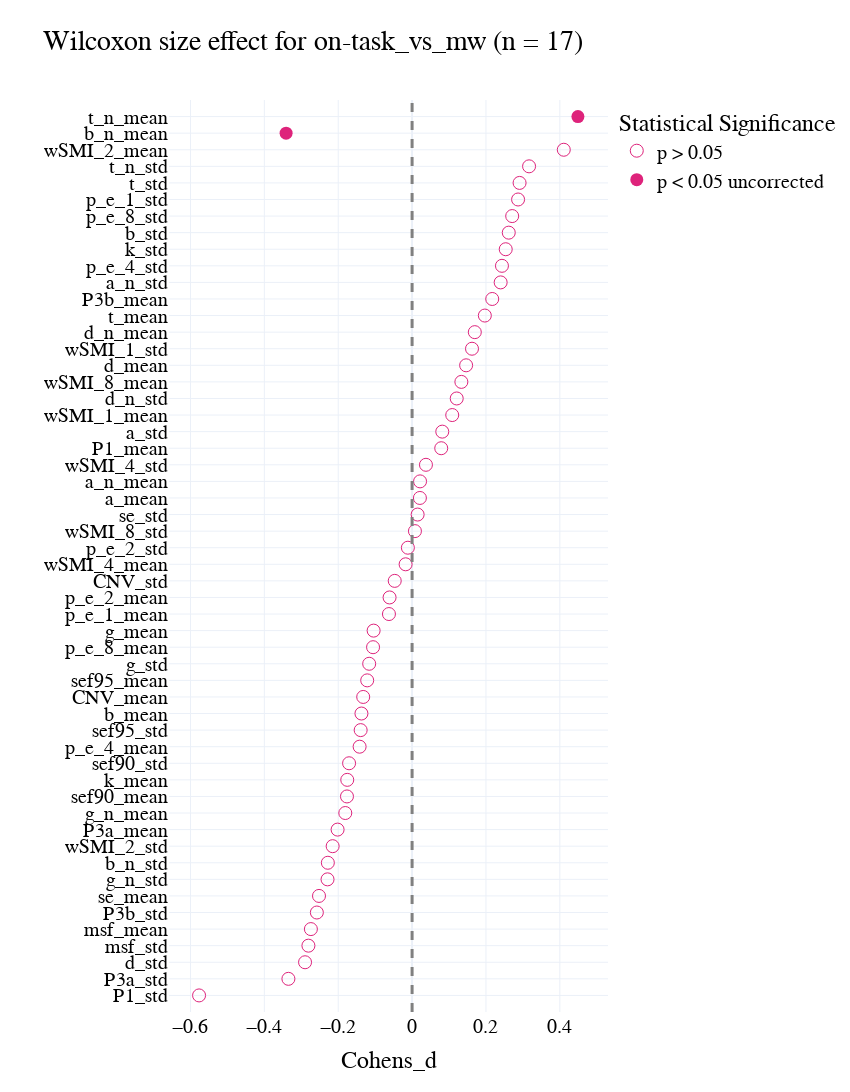
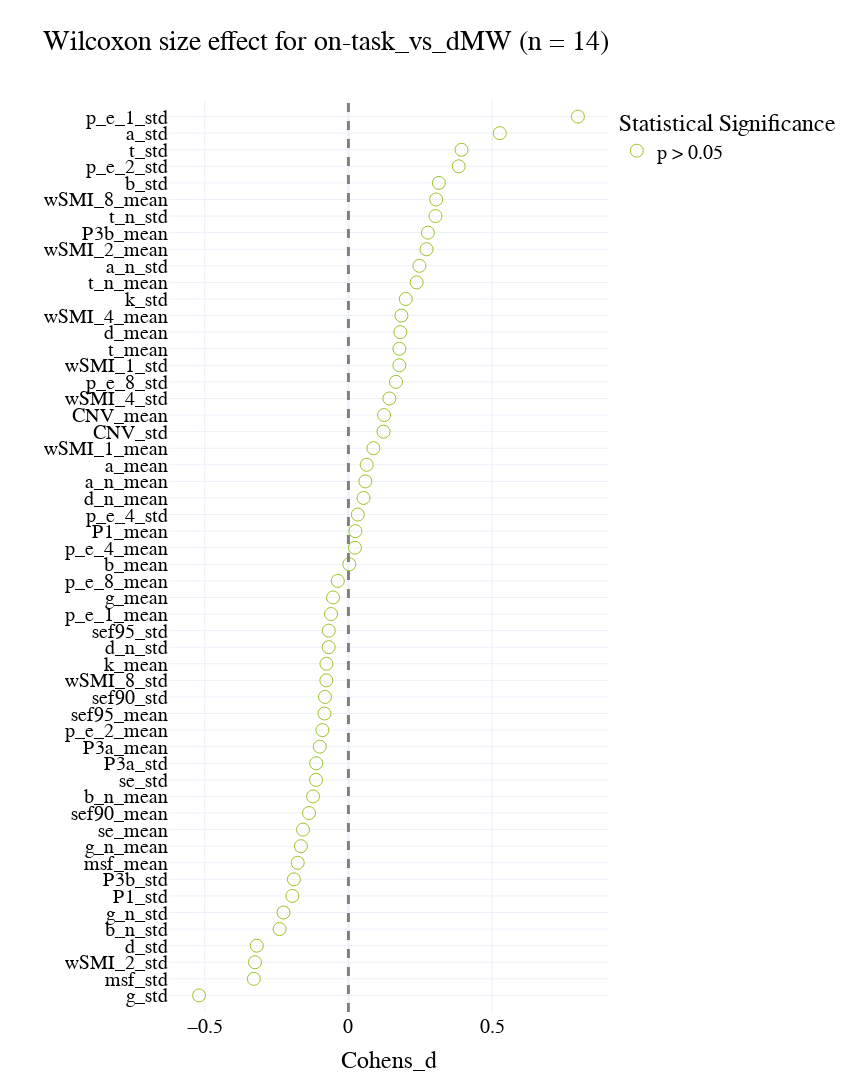
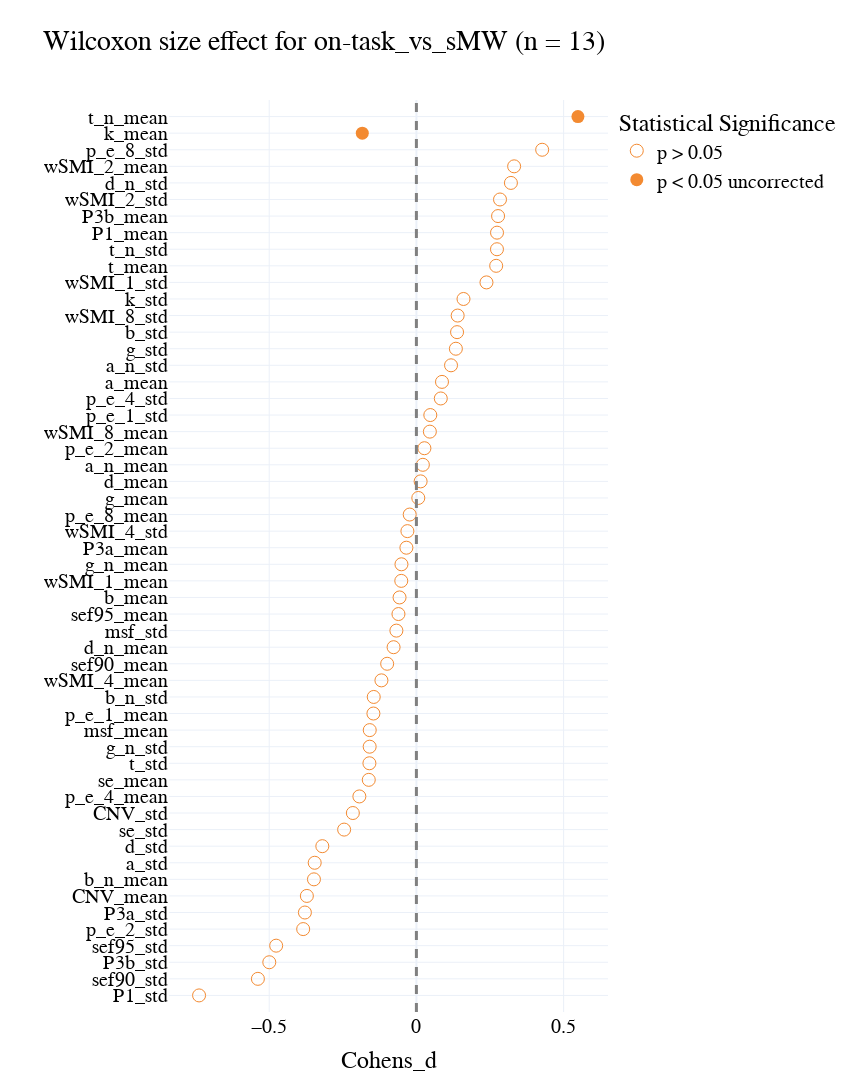
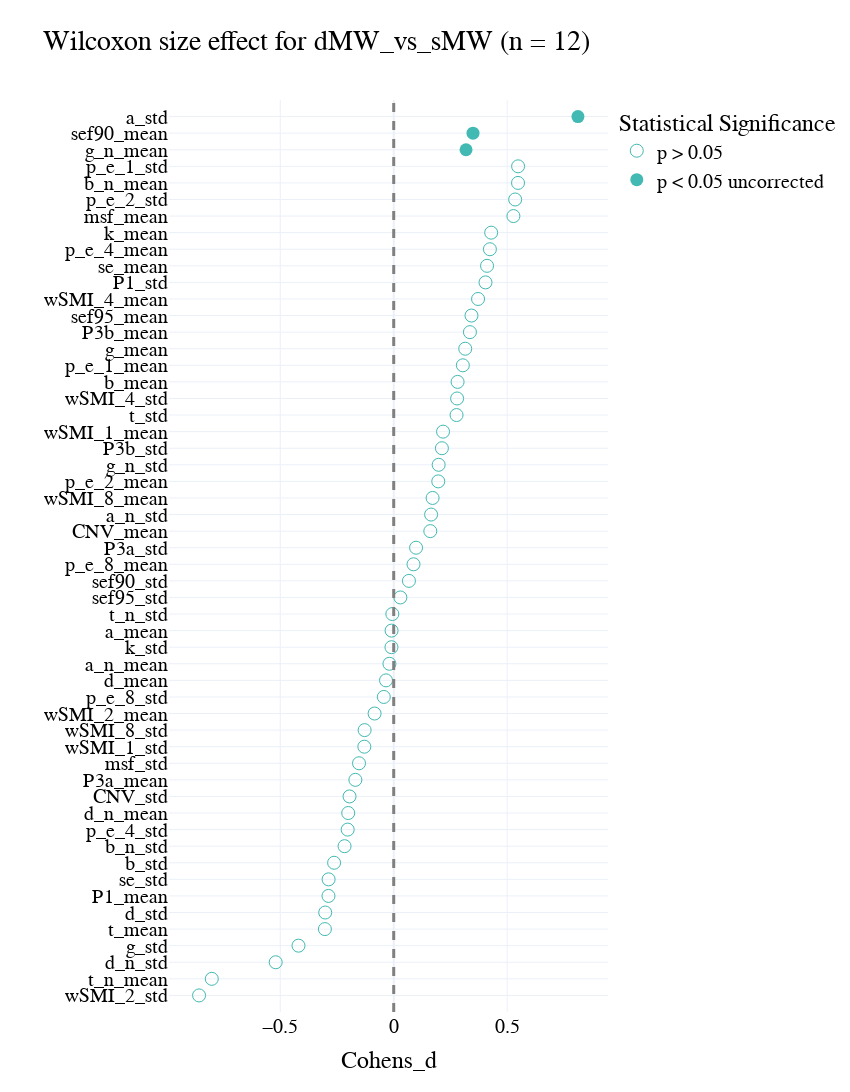

Notebook code for these charts, in order:
### Markdown cell above
# On-task vs Off-task

### Code cell
for idx, contrast in enumerate(comparisons):

    df_mind = preprocess_data(df_markers, markers, probe_type = 'PC', comparison= contrast, only_full_participants=True, average_participants=True,latex_names=False, results_path=None)
    print('Participants included in analysis:', df_mind.shape[0]/2)


    AUC = []
    pvalues = {}
    effect_sizes = {}
    for i in df_mind.drop(['participant', 'mind_numeric'], axis=1).columns:
        mind_0 = df_mind.query("mind_numeric == 0")[i]
        mind_1 = df_mind.query("mind_numeric == 1")[i]
        auc = roc_auc_score(df_mind['mind_numeric'], df_mind[i])
        AUC.append([i, auc])
        test_result = wilcoxon(x=mind_0, y=mind_1, alternative='two-sided', zero_method='zsplit')
        pvalues[i] = test_result.pvalue
        n1 = len(mind_0) 
        n2 = len(mind_1)
        rank_biserial = (2 * test_result.statistic) / (n1 * n2) - 1
        delta = cliffs_delta(mind_0, mind_1)
        d = cohens_d(mind_0, mind_1)
        r = rosenthals_r(test_result.statistic, n1)

        effect_sizes[i] = (rank_biserial, delta, d, r)

    wilcoxon_df = pd.DataFrame.from_dict(pvalues, orient='index', columns=['p_value']).reset_index().rename(columns={'index': 'markers'})
    wilcoxon_df['AUC'] = wilcoxon_df['markers'].map(dict(AUC))

    # Adding effect sizes to the DataFrame
    wilcoxon_df['Rank_Biserial'] = wilcoxon_df['markers'].apply(lambda x: effect_sizes[x][0])
    wilcoxon_df['Cliffs_Delta'] = wilcoxon_df['markers'].apply(lambda x: effect_sizes[x][1])
    wilcoxon_df['Cohens_d'] = wilcoxon_df['markers'].apply(lambda x: effect_sizes[x][2])
    wilcoxon_df['Rosenthals_r'] = wilcoxon_df['markers'].apply(lambda x: effect_sizes[x][3])
    


    wilcoxon_df = (wilcoxon_df
                .assign(
                        p_corrected = lambda df: multipletests(df.p_value, method='fdr_bh')[1],
                        significant = lambda df: np.select([(df.p_value < 0.05) & (df.p_corrected < 0.05), (df.p_value < 0.05) & (df.p_corrected > 0.05),  
                                                    (df.p_value > 0.05) & (df.p_corrected > 0.05)], ['p < 0.05 FDR corrected','p < 0.05 uncorrected', 'p > 0.05'])
                    )
            )


    wilcoxon_df.to_csv(os.path.join(results_path,f'wilcoxon_{contrast}.csv'))


    # segment_mind_roc = segment_mind_roc.sort_values(by = 'AUC', ascending = False).head(10).append(segment_mind_roc.sort_values(by = 'AUC', ascending = False).tail(10))

    fig = px.scatter(wilcoxon_df.sort_values(by = 'Cohens_d'),x = 'Cohens_d', y = 'markers', template = "plotly_white", symbol = 'significant', 
                    symbol_sequence = ['circle-open','circle','hexagram' ],
    #                  color = 'significant',
                    color_discrete_sequence = [colors[idx]], 
                    title= f'Wilcoxon size effect for {contrast} (n = {int(df_mind.shape[0]/2)})',
                    
                    category_orders = {'significant': ['p > 0.05','p < 0.05 uncorrected', 'p < 0.05 FDR corrected']},
                    labels = {
                        'AUC': '1>0                      0<1', 
                            'significant': 'Statistical Significance', 'markers':''}
                    )
    fig.add_vline(x=0, line_width=3, line_dash="dash", line_color="grey")
    fig.update_traces(marker=dict(size = 13))

    fig.update_layout(
        width=850,
        height=1300,
    #     autosize = True, 
        template = 'plotly_white',
            font=dict(
            family="Times new roman",
            size=20,
            color="black"
        ),
        xaxis = dict(
                visible=True,
                # range = [0.25,0.70], 
                tickfont = {"size": 20},
            ),
        yaxis = dict(
            tickfont = {"size": 20},
            autorange = False,    
            automargin = True,
            range = [-1,len(wilcoxon_df)],
            dtick = 1
            ),
        showlegend=True, 

    )

    fig.show()

    fig.write_image(os.path.join(fig_path,f'wilcoxon_{contrast}.png'))
    fig.write_image(os.path.join(fig_path,f'wilcoxon_{contrast}.pdf'))

### Figure 1 — Plotly figure (JSON) as saved in the notebook; plotly's stock layout.template omitted (floating-point values rounded to 4 significant figures)
{"data": [{"hovertemplate": "Statistical Significance=p > 0.05<br>Cohens_d=%{x}<br>=%{y}<extra></extra>", "legendgroup": "p > 0.05", "marker": {"color": "#DE237B", "size": 13, "symbol": "circle-open"}, "mode": "markers", "name": "p > 0.05", "orientation": "h", "showlegend": true, "type": "scatter", "x": [-0.5767, -0.3348, -0.2898, -0.2807, -0.274, -0.2578, -0.252, -0.2289, -0.2281, -0.2151, -0.2017, -0.1808, -0.1763, -0.1756, -0.1706, -0.1421, -0.1393, -0.1371, -0.1323, -0.1215, -0.1162, -0.1057, -0.1042, -0.06265, -0.06099, -0.04702, -0.01756, -0.01142, 0.007686, 0.01498, 0.02113, 0.02157, 0.03754, 0.07887, 0.08169, 0.1087, 0.1208, 0.1334, 0.1463, 0.1622, 0.1698, 0.197, 0.217, 0.2398, 0.2433, 0.2535, 0.2617, 0.271, 0.287, 0.291, 0.3167, 0.4107], "xaxis": "x", "y": ["P1_std", "P3a_std", "d_std", "msf_std", "msf_mean", "P3b_std", "se_mean", "g_n_std", "b_n_std", "wSMI_2_std", "P3a_mean", "g_n_mean", "sef90_mean", "k_mean", "sef90_std", "p_e_4_mean", "sef95_std", "b_mean", "CNV_mean", "sef95_mean", "g_std", "p_e_8_mean", "g_mean", "p_e_1_mean", "p_e_2_mean", "CNV_std", "wSMI_4_mean", "p_e_2_std", "wSMI_8_std", "se_std", "a_mean", "a_n_mean", "wSMI_4_std", "P1_mean", "a_std", "wSMI_1_mean", "d_n_std", "wSMI_8_mean", "d_mean", "wSMI_1_std", "d_n_mean", "t_mean", "P3b_mean", "a_n_std", "p_e_4_std", "k_std", "b_std", "p_e_8_std", "p_e_1_std", "t_std", "t_n_std", "wSMI_2_mean"], "yaxis": "y"}, {"hovertemplate": "Statistical Significance=p < 0.05 uncorrected<br>Cohens_d=%{x}<br>=%{y}<extra></extra>", "legendgroup": "p < 0.05 uncorrected", "marker": {"color": "#DE237B", "size": 13, "symbol": "circle"}, "mode": "markers", "name": "p < 0.05 uncorrected", "orientation": "h", "showlegend": true, "type": "scatter", "x": [-0.3411, 0.449], "xaxis": "x", "y": ["b_n_mean", "t_n_mean"], "yaxis": "y"}], "layout": {"font": {"color": "black", "family": "Times new roman", "size": 20}, "height": 1300, "legend": {"title": {"text": "Statistical Significance"}, "tracegroupgap": 0}, "shapes": [{"line": {"color": "grey", "dash": "dash", "width": 3}, "type": "line", "x0": 0, "x1": 0, "xref": "x", "y0": 0, "y1": 1, "yref": "y domain"}], "showlegend": true, "title": {"text": "Wilcoxon size effect for on-task_vs_mw (n = 17)"}, "width": 850, "xaxis": {"anchor": "y", "domain": [0, 1], "tickfont": {"size": 20}, "title": {"text": "Cohens_d"}, "visible": true}, "yaxis": {"anchor": "x", "automargin": true, "autorange": false, "domain": [0, 1], "dtick": 1, "range": [-1, 54], "tickfont": {"size": 20}, "title": {"text": ""}}}}

### Figure 2 — Plotly figure (JSON) as saved in the notebook; plotly's stock layout.template omitted (floating-point values rounded to 4 significant figures)
{"data": [{"hovertemplate": "Statistical Significance=p > 0.05<br>Cohens_d=%{x}<br>=%{y}<extra></extra>", "legendgroup": "p > 0.05", "marker": {"color": "#9AC529", "size": 13, "symbol": "circle-open"}, "mode": "markers", "name": "p > 0.05", "orientation": "h", "showlegend": true, "type": "scatter", "x": [-0.5198, -0.3291, -0.3252, -0.3189, -0.2394, -0.2259, -0.1951, -0.1898, -0.1765, -0.1654, -0.158, -0.1372, -0.1231, -0.1126, -0.1121, -0.09974, -0.09055, -0.08336, -0.08166, -0.07684, -0.07645, -0.06879, -0.06839, -0.06032, -0.05364, -0.03701, 0.003068, 0.02267, 0.02421, 0.0327, 0.05258, 0.05872, 0.06359, 0.08693, 0.1221, 0.1241, 0.1425, 0.1654, 0.1772, 0.1774, 0.1806, 0.1844, 0.1996, 0.2374, 0.2471, 0.2717, 0.2766, 0.3029, 0.3052, 0.3147, 0.3838, 0.3935, 0.5268, 0.7986], "xaxis": "x", "y": ["g_std", "msf_std", "wSMI_2_std", "d_std", "b_n_std", "g_n_std", "P1_std", "P3b_std", "msf_mean", "g_n_mean", "se_mean", "sef90_mean", "b_n_mean", "se_std", "P3a_std", "P3a_mean", "p_e_2_mean", "sef95_mean", "sef90_std", "wSMI_8_std", "k_mean", "d_n_std", "sef95_std", "p_e_1_mean", "g_mean", "p_e_8_mean", "b_mean", "p_e_4_mean", "P1_mean", "p_e_4_std", "d_n_mean", "a_n_mean", "a_mean", "wSMI_1_mean", "CNV_std", "CNV_mean", "wSMI_4_std", "p_e_8_std", "wSMI_1_std", "t_mean", "d_mean", "wSMI_4_mean", "k_std", "t_n_mean", "a_n_std", "wSMI_2_mean", "P3b_mean", "t_n_std", "wSMI_8_mean", "b_std", "p_e_2_std", "t_std", "a_std", "p_e_1_std"], "yaxis": "y"}], "layout": {"font": {"color": "black", "family": "Times new roman", "size": 20}, "height": 1300, "legend": {"title": {"text": "Statistical Significance"}, "tracegroupgap": 0}, "shapes": [{"line": {"color": "grey", "dash": "dash", "width": 3}, "type": "line", "x0": 0, "x1": 0, "xref": "x", "y0": 0, "y1": 1, "yref": "y domain"}], "showlegend": true, "title": {"text": "Wilcoxon size effect for on-task_vs_dMW (n = 14)"}, "width": 850, "xaxis": {"anchor": "y", "domain": [0, 1], "tickfont": {"size": 20}, "title": {"text": "Cohens_d"}, "visible": true}, "yaxis": {"anchor": "x", "automargin": true, "autorange": false, "domain": [0, 1], "dtick": 1, "range": [-1, 54], "tickfont": {"size": 20}, "title": {"text": ""}}}}

### Figure 3 — Plotly figure (JSON) as saved in the notebook; plotly's stock layout.template omitted (floating-point values rounded to 4 significant figures)
{"data": [{"hovertemplate": "Statistical Significance=p > 0.05<br>Cohens_d=%{x}<br>=%{y}<extra></extra>", "legendgroup": "p > 0.05", "marker": {"color": "#F38A31", "size": 13, "symbol": "circle-open"}, "mode": "markers", "name": "p > 0.05", "orientation": "h", "showlegend": true, "type": "scatter", "x": [-0.7382, -0.5384, -0.4997, -0.4763, -0.3846, -0.3788, -0.3721, -0.348, -0.3454, -0.3196, -0.2455, -0.2159, -0.1937, -0.1618, -0.1596, -0.1587, -0.1585, -0.146, -0.1449, -0.1188, -0.09933, -0.07753, -0.06797, -0.06094, -0.05723, -0.05135, -0.05075, -0.03396, -0.03057, -0.02271, 0.006461, 0.01433, 0.02194, 0.02721, 0.04573, 0.04726, 0.08287, 0.08693, 0.1176, 0.1341, 0.1381, 0.1402, 0.16, 0.238, 0.271, 0.2737, 0.2739, 0.2774, 0.284, 0.321, 0.332, 0.4272], "xaxis": "x", "y": ["P1_std", "sef90_std", "P3b_std", "sef95_std", "p_e_2_std", "P3a_std", "CNV_mean", "b_n_mean", "a_std", "d_std", "se_std", "CNV_std", "p_e_4_mean", "se_mean", "t_std", "g_n_std", "msf_mean", "p_e_1_mean", "b_n_std", "wSMI_4_mean", "sef90_mean", "d_n_mean", "msf_std", "sef95_mean", "b_mean", "wSMI_1_mean", "g_n_mean", "P3a_mean", "wSMI_4_std", "p_e_8_mean", "g_mean", "d_mean", "a_n_mean", "p_e_2_mean", "wSMI_8_mean", "p_e_1_std", "p_e_4_std", "a_mean", "a_n_std", "g_std", "b_std", "wSMI_8_std", "k_std", "wSMI_1_std", "t_mean", "t_n_std", "P1_mean", "P3b_mean", "wSMI_2_std", "d_n_std", "wSMI_2_mean", "p_e_8_std"], "yaxis": "y"}, {"hovertemplate": "Statistical Significance=p < 0.05 uncorrected<br>Cohens_d=%{x}<br>=%{y}<extra></extra>", "legendgroup": "p < 0.05 uncorrected", "marker": {"color": "#F38A31", "size": 13, "symbol": "circle"}, "mode": "markers", "name": "p < 0.05 uncorrected", "orientation": "h", "showlegend": true, "type": "scatter", "x": [-0.1838, 0.5487], "xaxis": "x", "y": ["k_mean", "t_n_mean"], "yaxis": "y"}], "layout": {"font": {"color": "black", "family": "Times new roman", "size": 20}, "height": 1300, "legend": {"title": {"text": "Statistical Significance"}, "tracegroupgap": 0}, "shapes": [{"line": {"color": "grey", "dash": "dash", "width": 3}, "type": "line", "x0": 0, "x1": 0, "xref": "x", "y0": 0, "y1": 1, "yref": "y domain"}], "showlegend": true, "title": {"text": "Wilcoxon size effect for on-task_vs_sMW (n = 13)"}, "width": 850, "xaxis": {"anchor": "y", "domain": [0, 1], "tickfont": {"size": 20}, "title": {"text": "Cohens_d"}, "visible": true}, "yaxis": {"anchor": "x", "automargin": true, "autorange": false, "domain": [0, 1], "dtick": 1, "range": [-1, 54], "tickfont": {"size": 20}, "title": {"text": ""}}}}

### Figure 4 — Plotly figure (JSON) as saved in the notebook; plotly's stock layout.template omitted (floating-point values rounded to 4 significant figures)
{"data": [{"hovertemplate": "Statistical Significance=p > 0.05<br>Cohens_d=%{x}<br>=%{y}<extra></extra>", "legendgroup": "p > 0.05", "marker": {"color": "#42B9B2", "size": 13, "symbol": "circle-open"}, "mode": "markers", "name": "p > 0.05", "orientation": "h", "showlegend": true, "type": "scatter", "x": [-0.8581, -0.8021, -0.5203, -0.4198, -0.3035, -0.302, -0.2876, -0.2871, -0.2629, -0.2168, -0.2029, -0.2006, -0.1948, -0.1691, -0.153, -0.1296, -0.1283, -0.0844, -0.04371, -0.03398, -0.01882, -0.009953, -0.009475, -0.006071, 0.02927, 0.06704, 0.08722, 0.09859, 0.1612, 0.1648, 0.1713, 0.1963, 0.1981, 0.2124, 0.2174, 0.277, 0.2794, 0.2816, 0.3048, 0.3152, 0.336, 0.3429, 0.3718, 0.4046, 0.4114, 0.424, 0.4296, 0.5277, 0.5354, 0.548, 0.5483], "xaxis": "x", "y": ["wSMI_2_std", "t_n_mean", "d_n_std", "g_std", "t_mean", "d_std", "P1_mean", "se_std", "b_std", "b_n_std", "p_e_4_std", "d_n_mean", "CNV_std", "P3a_mean", "msf_std", "wSMI_1_std", "wSMI_8_std", "wSMI_2_mean", "p_e_8_std", "d_mean", "a_n_mean", "k_std", "a_mean", "t_n_std", "sef95_std", "sef90_std", "p_e_8_mean", "P3a_std", "CNV_mean", "a_n_std", "wSMI_8_mean", "p_e_2_mean", "g_n_std", "P3b_std", "wSMI_1_mean", "t_std", "wSMI_4_std", "b_mean", "p_e_1_mean", "g_mean", "P3b_mean", "sef95_mean", "wSMI_4_mean", "P1_std", "se_mean", "p_e_4_mean", "k_mean", "msf_mean", "p_e_2_std", "b_n_mean", "p_e_1_std"], "yaxis": "y"}, {"hovertemplate": "Statistical Significance=p < 0.05 uncorrected<br>Cohens_d=%{x}<br>=%{y}<extra></extra>", "legendgroup": "p < 0.05 uncorrected", "marker": {"color": "#42B9B2", "size": 13, "symbol": "circle"}, "mode": "markers", "name": "p < 0.05 uncorrected", "orientation": "h", "showlegend": true, "type": "scatter", "x": [0.3188, 0.3496, 0.8121], "xaxis": "x", "y": ["g_n_mean", "sef90_mean", "a_std"], "yaxis": "y"}], "layout": {"font": {"color": "black", "family": "Times new roman", "size": 20}, "height": 1300, "legend": {"title": {"text": "Statistical Significance"}, "tracegroupgap": 0}, "shapes": [{"line": {"color": "grey", "dash": "dash", "width": 3}, "type": "line", "x0": 0, "x1": 0, "xref": "x", "y0": 0, "y1": 1, "yref": "y domain"}], "showlegend": true, "title": {"text": "Wilcoxon size effect for dMW_vs_sMW (n = 12)"}, "width": 850, "xaxis": {"anchor": "y", "domain": [0, 1], "tickfont": {"size": 20}, "title": {"text": "Cohens_d"}, "visible": true}, "yaxis": {"anchor": "x", "automargin": true, "autorange": false, "domain": [0, 1], "dtick": 1, "range": [-1, 54], "tickfont": {"size": 20}, "title": {"text": ""}}}}
